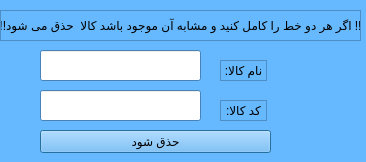
<?xml version="1.0" encoding="UTF-8"?>
<ui version="4.0">
 <class>Dialog</class>
 <widget class="QDialog" name="Dialog">
  <property name="geometry">
   <rect>
    <x>0</x>
    <y>0</y>
    <width>366</width>
    <height>162</height>
   </rect>
  </property>
  <property name="minimumSize">
   <size>
    <width>366</width>
    <height>162</height>
   </size>
  </property>
  <property name="maximumSize">
   <size>
    <width>366</width>
    <height>162</height>
   </size>
  </property>
  <property name="palette">
   <palette>
    <active>
     <colorrole role="WindowText">
      <brush brushstyle="SolidPattern">
       <color alpha="255">
        <red>0</red>
        <green>0</green>
        <blue>0</blue>
       </color>
      </brush>
     </colorrole>
     <colorrole role="Button">
      <brush brushstyle="SolidPattern">
       <color alpha="255">
        <red>102</red>
        <green>184</green>
        <blue>255</blue>
       </color>
      </brush>
     </colorrole>
     <colorrole role="Light">
      <brush brushstyle="SolidPattern">
       <color alpha="255">
        <red>230</red>
        <green>244</green>
        <blue>255</blue>
       </color>
      </brush>
     </colorrole>
     <colorrole role="Midlight">
      <brush brushstyle="SolidPattern">
       <color alpha="255">
        <red>166</red>
        <green>214</green>
        <blue>255</blue>
       </color>
      </brush>
     </colorrole>
     <colorrole role="Dark">
      <brush brushstyle="SolidPattern">
       <color alpha="255">
        <red>51</red>
        <green>92</green>
        <blue>127</blue>
       </color>
      </brush>
     </colorrole>
     <colorrole role="Mid">
      <brush brushstyle="SolidPattern">
       <color alpha="255">
        <red>68</red>
        <green>123</green>
        <blue>170</blue>
       </color>
      </brush>
     </colorrole>
     <colorrole role="Text">
      <brush brushstyle="SolidPattern">
       <color alpha="255">
        <red>0</red>
        <green>0</green>
        <blue>0</blue>
       </color>
      </brush>
     </colorrole>
     <colorrole role="BrightText">
      <brush brushstyle="SolidPattern">
       <color alpha="255">
        <red>255</red>
        <green>255</green>
        <blue>255</blue>
       </color>
      </brush>
     </colorrole>
     <colorrole role="ButtonText">
      <brush brushstyle="SolidPattern">
       <color alpha="255">
        <red>0</red>
        <green>0</green>
        <blue>0</blue>
       </color>
      </brush>
     </colorrole>
     <colorrole role="Base">
      <brush brushstyle="SolidPattern">
       <color alpha="255">
        <red>255</red>
        <green>255</green>
        <blue>255</blue>
       </color>
      </brush>
     </colorrole>
     <colorrole role="Window">
      <brush brushstyle="SolidPattern">
       <color alpha="255">
        <red>102</red>
        <green>184</green>
        <blue>255</blue>
       </color>
      </brush>
     </colorrole>
     <colorrole role="Shadow">
      <brush brushstyle="SolidPattern">
       <color alpha="255">
        <red>0</red>
        <green>0</green>
        <blue>0</blue>
       </color>
      </brush>
     </colorrole>
     <colorrole role="AlternateBase">
      <brush brushstyle="SolidPattern">
       <color alpha="255">
        <red>178</red>
        <green>219</green>
        <blue>255</blue>
       </color>
      </brush>
     </colorrole>
     <colorrole role="ToolTipBase">
      <brush brushstyle="SolidPattern">
       <color alpha="255">
        <red>255</red>
        <green>255</green>
        <blue>220</blue>
       </color>
      </brush>
     </colorrole>
     <colorrole role="ToolTipText">
      <brush brushstyle="SolidPattern">
       <color alpha="255">
        <red>0</red>
        <green>0</green>
        <blue>0</blue>
       </color>
      </brush>
     </colorrole>
    </active>
    <inactive>
     <colorrole role="WindowText">
      <brush brushstyle="SolidPattern">
       <color alpha="255">
        <red>0</red>
        <green>0</green>
        <blue>0</blue>
       </color>
      </brush>
     </colorrole>
     <colorrole role="Button">
      <brush brushstyle="SolidPattern">
       <color alpha="255">
        <red>102</red>
        <green>184</green>
        <blue>255</blue>
       </color>
      </brush>
     </colorrole>
     <colorrole role="Light">
      <brush brushstyle="SolidPattern">
       <color alpha="255">
        <red>230</red>
        <green>244</green>
        <blue>255</blue>
       </color>
      </brush>
     </colorrole>
     <colorrole role="Midlight">
      <brush brushstyle="SolidPattern">
       <color alpha="255">
        <red>166</red>
        <green>214</green>
        <blue>255</blue>
       </color>
      </brush>
     </colorrole>
     <colorrole role="Dark">
      <brush brushstyle="SolidPattern">
       <color alpha="255">
        <red>51</red>
        <green>92</green>
        <blue>127</blue>
       </color>
      </brush>
     </colorrole>
     <colorrole role="Mid">
      <brush brushstyle="SolidPattern">
       <color alpha="255">
        <red>68</red>
        <green>123</green>
        <blue>170</blue>
       </color>
      </brush>
     </colorrole>
     <colorrole role="Text">
      <brush brushstyle="SolidPattern">
       <color alpha="255">
        <red>0</red>
        <green>0</green>
        <blue>0</blue>
       </color>
      </brush>
     </colorrole>
     <colorrole role="BrightText">
      <brush brushstyle="SolidPattern">
       <color alpha="255">
        <red>255</red>
        <green>255</green>
        <blue>255</blue>
       </color>
      </brush>
     </colorrole>
     <colorrole role="ButtonText">
      <brush brushstyle="SolidPattern">
       <color alpha="255">
        <red>0</red>
        <green>0</green>
        <blue>0</blue>
       </color>
      </brush>
     </colorrole>
     <colorrole role="Base">
      <brush brushstyle="SolidPattern">
       <color alpha="255">
        <red>255</red>
        <green>255</green>
        <blue>255</blue>
       </color>
      </brush>
     </colorrole>
     <colorrole role="Window">
      <brush brushstyle="SolidPattern">
       <color alpha="255">
        <red>102</red>
        <green>184</green>
        <blue>255</blue>
       </color>
      </brush>
     </colorrole>
     <colorrole role="Shadow">
      <brush brushstyle="SolidPattern">
       <color alpha="255">
        <red>0</red>
        <green>0</green>
        <blue>0</blue>
       </color>
      </brush>
     </colorrole>
     <colorrole role="AlternateBase">
      <brush brushstyle="SolidPattern">
       <color alpha="255">
        <red>178</red>
        <green>219</green>
        <blue>255</blue>
       </color>
      </brush>
     </colorrole>
     <colorrole role="ToolTipBase">
      <brush brushstyle="SolidPattern">
       <color alpha="255">
        <red>255</red>
        <green>255</green>
        <blue>220</blue>
       </color>
      </brush>
     </colorrole>
     <colorrole role="ToolTipText">
      <brush brushstyle="SolidPattern">
       <color alpha="255">
        <red>0</red>
        <green>0</green>
        <blue>0</blue>
       </color>
      </brush>
     </colorrole>
    </inactive>
    <disabled>
     <colorrole role="WindowText">
      <brush brushstyle="SolidPattern">
       <color alpha="255">
        <red>51</red>
        <green>92</green>
        <blue>127</blue>
       </color>
      </brush>
     </colorrole>
     <colorrole role="Button">
      <brush brushstyle="SolidPattern">
       <color alpha="255">
        <red>102</red>
        <green>184</green>
        <blue>255</blue>
       </color>
      </brush>
     </colorrole>
     <colorrole role="Light">
      <brush brushstyle="SolidPattern">
       <color alpha="255">
        <red>230</red>
        <green>244</green>
        <blue>255</blue>
       </color>
      </brush>
     </colorrole>
     <colorrole role="Midlight">
      <brush brushstyle="SolidPattern">
       <color alpha="255">
        <red>166</red>
        <green>214</green>
        <blue>255</blue>
       </color>
      </brush>
     </colorrole>
     <colorrole role="Dark">
      <brush brushstyle="SolidPattern">
       <color alpha="255">
        <red>51</red>
        <green>92</green>
        <blue>127</blue>
       </color>
      </brush>
     </colorrole>
     <colorrole role="Mid">
      <brush brushstyle="SolidPattern">
       <color alpha="255">
        <red>68</red>
        <green>123</green>
        <blue>170</blue>
       </color>
      </brush>
     </colorrole>
     <colorrole role="Text">
      <brush brushstyle="SolidPattern">
       <color alpha="255">
        <red>51</red>
        <green>92</green>
        <blue>127</blue>
       </color>
      </brush>
     </colorrole>
     <colorrole role="BrightText">
      <brush brushstyle="SolidPattern">
       <color alpha="255">
        <red>255</red>
        <green>255</green>
        <blue>255</blue>
       </color>
      </brush>
     </colorrole>
     <colorrole role="ButtonText">
      <brush brushstyle="SolidPattern">
       <color alpha="255">
        <red>51</red>
        <green>92</green>
        <blue>127</blue>
       </color>
      </brush>
     </colorrole>
     <colorrole role="Base">
      <brush brushstyle="SolidPattern">
       <color alpha="255">
        <red>102</red>
        <green>184</green>
        <blue>255</blue>
       </color>
      </brush>
     </colorrole>
     <colorrole role="Window">
      <brush brushstyle="SolidPattern">
       <color alpha="255">
        <red>102</red>
        <green>184</green>
        <blue>255</blue>
       </color>
      </brush>
     </colorrole>
     <colorrole role="Shadow">
      <brush brushstyle="SolidPattern">
       <color alpha="255">
        <red>0</red>
        <green>0</green>
        <blue>0</blue>
       </color>
      </brush>
     </colorrole>
     <colorrole role="AlternateBase">
      <brush brushstyle="SolidPattern">
       <color alpha="255">
        <red>102</red>
        <green>184</green>
        <blue>255</blue>
       </color>
      </brush>
     </colorrole>
     <colorrole role="ToolTipBase">
      <brush brushstyle="SolidPattern">
       <color alpha="255">
        <red>255</red>
        <green>255</green>
        <blue>220</blue>
       </color>
      </brush>
     </colorrole>
     <colorrole role="ToolTipText">
      <brush brushstyle="SolidPattern">
       <color alpha="255">
        <red>0</red>
        <green>0</green>
        <blue>0</blue>
       </color>
      </brush>
     </colorrole>
    </disabled>
   </palette>
  </property>
  <property name="windowTitle">
   <string>Dialog</string>
  </property>
  <widget class="QLineEdit" name="lineEdit">
   <property name="geometry">
    <rect>
     <x>40</x>
     <y>50</y>
     <width>161</width>
     <height>31</height>
    </rect>
   </property>
   <property name="frame">
    <bool>true</bool>
   </property>
  </widget>
  <widget class="QLabel" name="label">
   <property name="geometry">
    <rect>
     <x>220</x>
     <y>60</y>
     <width>47</width>
     <height>21</height>
    </rect>
   </property>
   <property name="frameShape">
    <enum>QFrame::StyledPanel</enum>
   </property>
   <property name="frameShadow">
    <enum>QFrame::Sunken</enum>
   </property>
   <property name="lineWidth">
    <number>10</number>
   </property>
   <property name="text">
    <string>نام کالا:</string>
   </property>
   <property name="textFormat">
    <enum>Qt::AutoText</enum>
   </property>
   <property name="alignment">
    <set>Qt::AlignCenter</set>
   </property>
  </widget>
  <widget class="QLineEdit" name="lineEdit_2">
   <property name="geometry">
    <rect>
     <x>40</x>
     <y>90</y>
     <width>161</width>
     <height>31</height>
    </rect>
   </property>
   <property name="frame">
    <bool>true</bool>
   </property>
  </widget>
  <widget class="QLabel" name="label_2">
   <property name="geometry">
    <rect>
     <x>220</x>
     <y>100</y>
     <width>47</width>
     <height>21</height>
    </rect>
   </property>
   <property name="frameShape">
    <enum>QFrame::StyledPanel</enum>
   </property>
   <property name="frameShadow">
    <enum>QFrame::Sunken</enum>
   </property>
   <property name="lineWidth">
    <number>10</number>
   </property>
   <property name="text">
    <string>کد کالا:</string>
   </property>
   <property name="textFormat">
    <enum>Qt::AutoText</enum>
   </property>
   <property name="alignment">
    <set>Qt::AlignCenter</set>
   </property>
  </widget>
  <widget class="QPushButton" name="pushButton">
   <property name="geometry">
    <rect>
     <x>40</x>
     <y>130</y>
     <width>231</width>
     <height>23</height>
    </rect>
   </property>
   <property name="text">
    <string>حذق شود</string>
   </property>
  </widget>
  <widget class="QLabel" name="label_3">
   <property name="geometry">
    <rect>
     <x>0</x>
     <y>10</y>
     <width>361</width>
     <height>31</height>
    </rect>
   </property>
   <property name="frameShape">
    <enum>QFrame::StyledPanel</enum>
   </property>
   <property name="frameShadow">
    <enum>QFrame::Sunken</enum>
   </property>
   <property name="lineWidth">
    <number>10</number>
   </property>
   <property name="text">
    <string>!!! اگر هر دو خط را کامل کنید و مشابه آن موجود باشد کالا  حذق می شود!!!</string>
   </property>
   <property name="textFormat">
    <enum>Qt::AutoText</enum>
   </property>
   <property name="alignment">
    <set>Qt::AlignCenter</set>
   </property>
  </widget>
 </widget>
 <resources/>
 <connections/>
</ui>
